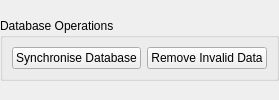
<?xml version="1.0" encoding="UTF-8"?>
<ui version="4.0">
 <class>Database_Operations_Form</class>
 <widget class="QWidget" name="Database_Operations_Form">
  <property name="windowTitle">
   <string>Database Operations</string>
  </property>
  <layout class="QGridLayout" name="Database_Operations_Form_gridLayout">
   <property name="margin">
    <number>0</number>
   </property>
   <item row="0" column="0">
    <widget class="QGroupBox" name="Database_Operations_groupBox">
     <property name="maximumSize">
      <size>
       <width>16777215</width>
       <height>64</height>
      </size>
     </property>
     <property name="title">
      <string>Database Operations</string>
     </property>
     <layout class="QGridLayout" name="Database_Operations_groupBox_gridLayout">
      <property name="sizeConstraint">
       <enum>QLayout::SetMaximumSize</enum>
      </property>
      <item row="0" column="0">
       <widget class="QPushButton" name="Update_Database_pushButton">
        <property name="toolTip">
         <string>Update Database Push Button: Forces Database update.</string>
        </property>
        <property name="text">
         <string>Synchronise Database</string>
        </property>
       </widget>
      </item>
      <item row="0" column="1">
       <widget class="QPushButton" name="Remove_Invalid_Data_pushButton">
        <property name="toolTip">
         <string>Remove Invalid Data Push Button: Removes invalid or missing data from the Database.</string>
        </property>
        <property name="text">
         <string>Remove Invalid Data</string>
        </property>
       </widget>
      </item>
     </layout>
    </widget>
   </item>
  </layout>
 </widget>
 <resources/>
 <connections/>
</ui>
